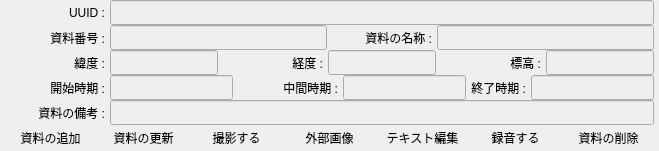
         <widget class="QWidget" name="tab_mat">
          <attribute name="title">
           <string>資料情報</string>
          </attribute>
          <layout class="QVBoxLayout" name="verticalLayout_3">
           <property name="spacing">
            <number>0</number>
           </property>
           <property name="leftMargin">
            <number>5</number>
           </property>
           <property name="topMargin">
            <number>0</number>
           </property>
           <property name="rightMargin">
            <number>5</number>
           </property>
           <property name="bottomMargin">
            <number>0</number>
           </property>
           <item>
            <layout class="QHBoxLayout" name="lay_h_mat_uuid">
             <property name="spacing">
              <number>5</number>
             </property>
             <property name="topMargin">
              <number>0</number>
             </property>
             <property name="rightMargin">
              <number>0</number>
             </property>
             <item>
              <widget class="QLabel" name="lbl_mat_uuid">
               <property name="minimumSize">
                <size>
                 <width>100</width>
                 <height>0</height>
                </size>
               </property>
               <property name="maximumSize">
                <size>
                 <width>100</width>
                 <height>25</height>
                </size>
               </property>
               <property name="text">
                <string>UUID :</string>
               </property>
               <property name="alignment">
                <set>Qt::AlignRight|Qt::AlignTrailing|Qt::AlignVCenter</set>
               </property>
              </widget>
             </item>
             <item>
              <widget class="QLineEdit" name="tbx_mat_uuid">
               <property name="enabled">
                <bool>false</bool>
               </property>
               <property name="minimumSize">
                <size>
                 <width>0</width>
                 <height>25</height>
                </size>
               </property>
               <property name="frame">
                <bool>true</bool>
               </property>
               <property name="readOnly">
                <bool>true</bool>
               </property>
              </widget>
             </item>
            </layout>
           </item>
           <item>
            <layout class="QHBoxLayout" name="lay_h_con_nam_3">
             <property name="spacing">
              <number>5</number>
             </property>
             <property name="topMargin">
              <number>0</number>
             </property>
             <item>
              <widget class="QLabel" name="lbl_mat_number">
               <property name="minimumSize">
                <size>
                 <width>100</width>
                 <height>0</height>
                </size>
               </property>
               <property name="maximumSize">
                <size>
                 <width>100</width>
                 <height>25</height>
                </size>
               </property>
               <property name="text">
                <string>資料番号 :</string>
               </property>
               <property name="alignment">
                <set>Qt::AlignRight|Qt::AlignTrailing|Qt::AlignVCenter</set>
               </property>
              </widget>
             </item>
             <item>
              <widget class="QLineEdit" name="tbx_mat_number">
               <property name="enabled">
                <bool>false</bool>
               </property>
               <property name="minimumSize">
                <size>
                 <width>0</width>
                 <height>25</height>
                </size>
               </property>
               <property name="frame">
                <bool>true</bool>
               </property>
               <property name="readOnly">
                <bool>true</bool>
               </property>
              </widget>
             </item>
             <item>
              <widget class="QLabel" name="lbl_mat_name">
               <property name="sizePolicy">
                <sizepolicy hsizetype="Fixed" vsizetype="Preferred">
                 <horstretch>0</horstretch>
                 <verstretch>0</verstretch>
                </sizepolicy>
               </property>
               <property name="minimumSize">
                <size>
                 <width>100</width>
                 <height>0</height>
                </size>
               </property>
               <property name="text">
                <string>資料の名称 :</string>
               </property>
               <property name="alignment">
                <set>Qt::AlignRight|Qt::AlignTrailing|Qt::AlignVCenter</set>
               </property>
              </widget>
             </item>
             <item>
              <widget class="QLineEdit" name="tbx_mat_name">
               <property name="enabled">
                <bool>false</bool>
               </property>
               <property name="minimumSize">
                <size>
                 <width>0</width>
                 <height>25</height>
                </size>
               </property>
               <property name="frame">
                <bool>true</bool>
               </property>
               <property name="readOnly">
                <bool>true</bool>
               </property>
              </widget>
             </item>
            </layout>
           </item>
           <item>
            <layout class="QHBoxLayout" name="lay_h_mat_geo">
             <property name="spacing">
              <number>5</number>
             </property>
             <property name="topMargin">
              <number>0</number>
             </property>
             <item>
              <widget class="QLabel" name="lbl_mat_geo_lat">
               <property name="sizePolicy">
                <sizepolicy hsizetype="Fixed" vsizetype="Preferred">
                 <horstretch>0</horstretch>
                 <verstretch>0</verstretch>
                </sizepolicy>
               </property>
               <property name="minimumSize">
                <size>
                 <width>100</width>
                 <height>0</height>
                </size>
               </property>
               <property name="maximumSize">
                <size>
                 <width>100</width>
                 <height>25</height>
                </size>
               </property>
               <property name="text">
                <string>緯度 :</string>
               </property>
               <property name="alignment">
                <set>Qt::AlignRight|Qt::AlignTrailing|Qt::AlignVCenter</set>
               </property>
              </widget>
             </item>
             <item>
              <widget class="QLineEdit" name="tbx_mat_geo_lat">
               <property name="enabled">
                <bool>false</bool>
               </property>
               <property name="minimumSize">
                <size>
                 <width>0</width>
                 <height>25</height>
                </size>
               </property>
               <property name="frame">
                <bool>true</bool>
               </property>
               <property name="readOnly">
                <bool>true</bool>
               </property>
              </widget>
             </item>
             <item>
              <widget class="QLabel" name="lbl_mat_geo_lon">
               <property name="sizePolicy">
                <sizepolicy hsizetype="Fixed" vsizetype="Preferred">
                 <horstretch>0</horstretch>
                 <verstretch>0</verstretch>
                </sizepolicy>
               </property>
               <property name="minimumSize">
                <size>
                 <width>100</width>
                 <height>0</height>
                </size>
               </property>
               <property name="maximumSize">
                <size>
                 <width>50</width>
                 <height>16777215</height>
                </size>
               </property>
               <property name="text">
                <string>経度 :</string>
               </property>
               <property name="alignment">
                <set>Qt::AlignRight|Qt::AlignTrailing|Qt::AlignVCenter</set>
               </property>
              </widget>
             </item>
             <item>
              <widget class="QLineEdit" name="tbx_mat_geo_lon">
               <property name="enabled">
                <bool>false</bool>
               </property>
               <property name="minimumSize">
                <size>
                 <width>0</width>
                 <height>25</height>
                </size>
               </property>
               <property name="frame">
                <bool>true</bool>
               </property>
               <property name="readOnly">
                <bool>true</bool>
               </property>
              </widget>
             </item>
             <item>
              <widget class="QLabel" name="lbl_mat_geo_alt">
               <property name="sizePolicy">
                <sizepolicy hsizetype="Fixed" vsizetype="Preferred">
                 <horstretch>0</horstretch>
                 <verstretch>0</verstretch>
                </sizepolicy>
               </property>
               <property name="minimumSize">
                <size>
                 <width>100</width>
                 <height>0</height>
                </size>
               </property>
               <property name="maximumSize">
                <size>
                 <width>50</width>
                 <height>16777215</height>
                </size>
               </property>
               <property name="text">
                <string>標高 :</string>
               </property>
               <property name="alignment">
                <set>Qt::AlignRight|Qt::AlignTrailing|Qt::AlignVCenter</set>
               </property>
              </widget>
             </item>
             <item>
              <widget class="QLineEdit" name="tbx_mat_geo_alt">
               <property name="enabled">
                <bool>false</bool>
               </property>
               <property name="minimumSize">
                <size>
                 <width>0</width>
                 <height>25</height>
                </size>
               </property>
               <property name="frame">
                <bool>true</bool>
               </property>
               <property name="readOnly">
                <bool>true</bool>
               </property>
              </widget>
             </item>
            </layout>
           </item>
           <item>
            <layout class="QHBoxLayout" name="lay_h_mat_tmp">
             <property name="spacing">
              <number>5</number>
             </property>
             <property name="topMargin">
              <number>0</number>
             </property>
             <item>
              <widget class="QLabel" name="lbl_mat_tmp_bgn">
               <property name="sizePolicy">
                <sizepolicy hsizetype="Fixed" vsizetype="Preferred">
                 <horstretch>0</horstretch>
                 <verstretch>0</verstretch>
                </sizepolicy>
               </property>
               <property name="minimumSize">
                <size>
                 <width>100</width>
                 <height>0</height>
                </size>
               </property>
               <property name="maximumSize">
                <size>
                 <width>100</width>
                 <height>25</height>
                </size>
               </property>
               <property name="text">
                <string>開始時期 :</string>
               </property>
               <property name="alignment">
                <set>Qt::AlignRight|Qt::AlignTrailing|Qt::AlignVCenter</set>
               </property>
              </widget>
             </item>
             <item>
              <widget class="QLineEdit" name="tbx_mat_tmp_bgn">
               <property name="enabled">
                <bool>false</bool>
               </property>
               <property name="minimumSize">
                <size>
                 <width>0</width>
                 <height>25</height>
                </size>
               </property>
               <property name="frame">
                <bool>true</bool>
               </property>
               <property name="readOnly">
                <bool>true</bool>
               </property>
              </widget>
             </item>
             <item>
              <widget class="QLabel" name="lbl_mat_tmp_mid">
               <property name="minimumSize">
                <size>
                 <width>100</width>
                 <height>0</height>
                </size>
               </property>
               <property name="text">
                <string>中間時期 :</string>
               </property>
               <property name="alignment">
                <set>Qt::AlignRight|Qt::AlignTrailing|Qt::AlignVCenter</set>
               </property>
              </widget>
             </item>
             <item>
              <widget class="QLineEdit" name="tbx_mat_tmp_mid">
               <property name="enabled">
                <bool>false</bool>
               </property>
               <property name="minimumSize">
                <size>
                 <width>0</width>
                 <height>25</height>
                </size>
               </property>
               <property name="frame">
                <bool>true</bool>
               </property>
               <property name="readOnly">
                <bool>true</bool>
               </property>
              </widget>
             </item>
             <item>
              <widget class="QLabel" name="lbl_mat_tmp_end">
               <property name="text">
                <string>終了時期 :</string>
               </property>
               <property name="alignment">
                <set>Qt::AlignRight|Qt::AlignTrailing|Qt::AlignVCenter</set>
               </property>
              </widget>
             </item>
             <item>
              <widget class="QLineEdit" name="tbx_mat_tmp_end">
               <property name="enabled">
                <bool>false</bool>
               </property>
               <property name="minimumSize">
                <size>
                 <width>0</width>
                 <height>25</height>
                </size>
               </property>
               <property name="frame">
                <bool>true</bool>
               </property>
               <property name="readOnly">
                <bool>true</bool>
               </property>
              </widget>
             </item>
            </layout>
           </item>
           <item>
            <layout class="QHBoxLayout" name="lay_h_mat_dsc">
             <property name="spacing">
              <number>5</number>
             </property>
             <property name="topMargin">
              <number>0</number>
             </property>
             <item>
              <widget class="QLabel" name="lbl_mat_description">
               <property name="sizePolicy">
                <sizepolicy hsizetype="Fixed" vsizetype="Preferred">
                 <horstretch>0</horstretch>
                 <verstretch>0</verstretch>
                </sizepolicy>
               </property>
               <property name="minimumSize">
                <size>
                 <width>100</width>
                 <height>0</height>
                </size>
               </property>
               <property name="maximumSize">
                <size>
                 <width>100</width>
                 <height>25</height>
                </size>
               </property>
               <property name="text">
                <string>資料の備考 :</string>
               </property>
               <property name="alignment">
                <set>Qt::AlignRight|Qt::AlignTrailing|Qt::AlignVCenter</set>
               </property>
              </widget>
             </item>
             <item>
              <widget class="QLineEdit" name="tbx_mat_description">
               <property name="enabled">
                <bool>false</bool>
               </property>
               <property name="minimumSize">
                <size>
                 <width>0</width>
                 <height>25</height>
                </size>
               </property>
               <property name="frame">
                <bool>true</bool>
               </property>
               <property name="readOnly">
                <bool>true</bool>
               </property>
              </widget>
             </item>
            </layout>
           </item>
           <item>
            <layout class="QHBoxLayout" name="lay_h_mat_ctrl">
             <property name="spacing">
              <number>2</number>
             </property>
             <property name="topMargin">
              <number>0</number>
             </property>
             <item>
              <widget class="QPushButton" name="btn_mat_add">
               <property name="minimumSize">
                <size>
                 <width>0</width>
                 <height>25</height>
                </size>
               </property>
               <property name="font">
                <font>
                 <pointsize>9</pointsize>
                </font>
               </property>
               <property name="styleSheet">
                <string notr="true"/>
               </property>
               <property name="text">
                <string>資料の追加</string>
               </property>
               <property name="flat">
                <bool>true</bool>
               </property>
              </widget>
             </item>
             <item>
              <widget class="QPushButton" name="btn_mat_update">
               <property name="minimumSize">
                <size>
                 <width>0</width>
                 <height>25</height>
                </size>
               </property>
               <property name="text">
                <string>資料の更新</string>
               </property>
               <property name="flat">
                <bool>true</bool>
               </property>
              </widget>
             </item>
             <item>
              <widget class="QPushButton" name="btn_mat_take">
               <property name="minimumSize">
                <size>
                 <width>0</width>
                 <height>25</height>
                </size>
               </property>
               <property name="text">
                <string>撮影する</string>
               </property>
               <property name="flat">
                <bool>true</bool>
               </property>
              </widget>
             </item>
             <item>
              <widget class="QPushButton" name="btn_mat_imp">
               <property name="minimumSize">
                <size>
                 <width>0</width>
                 <height>25</height>
                </size>
               </property>
               <property name="text">
                <string>外部画像</string>
               </property>
               <property name="flat">
                <bool>true</bool>
               </property>
              </widget>
             </item>
             <item>
              <widget class="QPushButton" name="btn_mat_txt">
               <property name="minimumSize">
                <size>
                 <width>0</width>
                 <height>25</height>
                </size>
               </property>
               <property name="text">
                <string>テキスト編集</string>
               </property>
               <property name="flat">
                <bool>true</bool>
               </property>
              </widget>
             </item>
             <item>
              <widget class="QPushButton" name="btn_mat_rec">
               <property name="minimumSize">
                <size>
                 <width>0</width>
                 <height>25</height>
                </size>
               </property>
               <property name="text">
                <string>録音する</string>
               </property>
               <property name="flat">
                <bool>true</bool>
               </property>
              </widget>
             </item>
             <item>
              <widget class="QPushButton" name="btn_mat_del">
               <property name="minimumSize">
                <size>
                 <width>0</width>
                 <height>25</height>
                </size>
               </property>
               <property name="text">
                <string>資料の削除</string>
               </property>
               <property name="flat">
                <bool>true</bool>
               </property>
              </widget>
             </item>
            </layout>
           </item>
          </layout>
         </widget>
